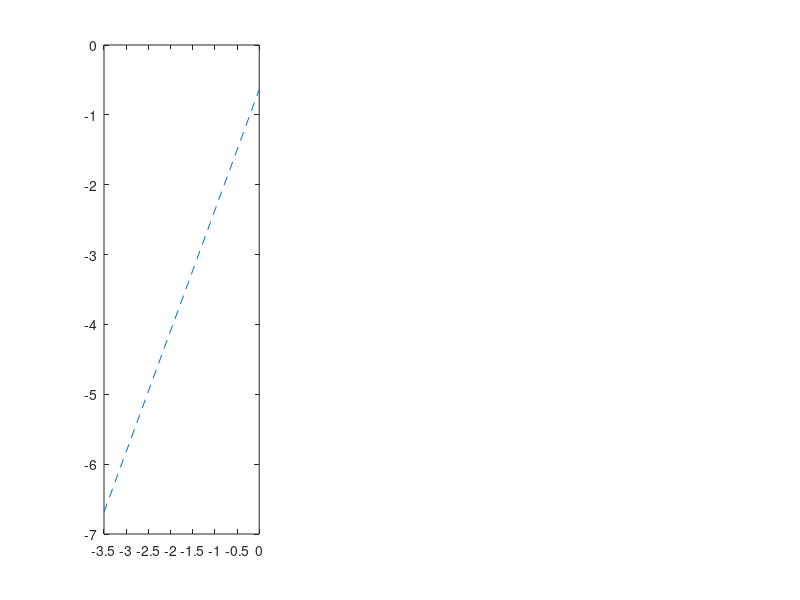

Source code (MATLAB): (Note: this script raises an error after producing the figure.)
%% Alm Study %%%%%%%%%%%%%%%%%%%%%%%%%%%%%%%%%%%%%%%%%%%%%%%%%%%%%%%%%%%%%%
load alm_uclust_25K.mat;
c = @cmu.colors;

%% Human A %%%%%%%%%%% 
[M_A,N_A] = size(stoolA);
data_A = stoolA ./ repmat(sum(stoolA),M_A,1);
days_A = stoolA_days;

%Find most prevalent species;
prevs_A = sum(data_A>0,2);
most_prev_A = N_A/2;
most_prev_inds_A = find(prevs_A >= most_prev_A);

%Find most abundant species;
abunds_A = mean(data_A,2);

%% Do analysis on abundant and prevalent OTUs
most_abd_A = -3;
abd_inds_A = find(log10(abunds_A) > most_abd_A);
abd_inds_A = intersect(abd_inds_A,most_prev_inds_A);

%% Update data
data_A = data_A(abd_inds_A,:);
[M_A,N_A] = size(data_A);

%Find most abundant species;
abunds_A = mean(data_A,2);

%Update tax info
tax_A = tax(abd_inds_A);
ptax_A = ptax(abd_inds_A);
ctax_A = ctax(abd_inds_A);
otax_A = otax(abd_inds_A);
ftax_A = ftax(abd_inds_A);
gtax_A = gtax(abd_inds_A);

proteo_inds_A = find(strcmp('Proteobacteria',ptax_A));

%% Taylor's Law
means_A = mean(data_A,2);
vars_A = var(data_A')';
[coefs_A,s_A] = polyfit(log10(means_A),log10(vars_A),1);
ste_coefs_A = sqrt(diag(inv(s_A.R)*inv(s_A.R')).*s_A.normr.^2./s_A.df);
beta_A = coefs_A(1);
ste_beta_A = ste_coefs_A(1);

%Variability of Taylor's law exponent within human A
W_A = floor(N_A / 6);
betas_A = [];
for i = 1:floor(N_A/W_A)
   inds = (i-1)*W_A + (1:W_A); 
   data_W = data_A(:,inds);
   means_W = mean(data_W,2);
   vars_W = var(data_W')';
   keep_inds = find(log10(means_W) > -100);
   [beta_W,s_W] = polyfit(log10(means_W(keep_inds)),log10(vars_W(keep_inds)),1);
   betas_A(i) = beta_W(1);
end

%Find spiking strains on a single day
fc_cut_A = 25;
SW_A = 1;
fcs_A = [];
for i = 1:N_A-SW_A+1;
   inds = i + (1:SW_A) - 1; 
   noninds = setdiff(1:N_A,inds);
   data_W = data_A(:,inds);
   data_NW = data_A(:,noninds);
   means_W = mean(data_W,2);
   means_NW = mean(data_NW,2);
   fc_A = means_W./means_NW;
   fcs_A(:,i) = fc_A;
end
max_fcs_A = max(fcs_A')';
spike_inds_A = find(max_fcs_A > fc_cut_A); % > 25x fold-change in single day  
nonspike_inds_A = setdiff(1:length(abunds_A),spike_inds_A);
proteo_spike_inds_A = intersect(proteo_inds_A,spike_inds_A);

%Find spiking OTUs during travel period
travel_inds_A = find(stoolA_days >= 71 & stoolA_days <= 122);
nontravel_inds_A = setdiff(1:length(stoolA_days),travel_inds_A);
travel_fcs_A = fcs_A(:,travel_inds_A);
max_travel_fcs_A = max(travel_fcs_A')';
travel_spike_inds_A = find(max_travel_fcs_A > fc_cut_A); % > 25x fold-change in single day  
nontravel_spike_inds_A = setdiff(1:length(abunds_A),travel_spike_inds_A);


%Outliers
out_inds_A = [];
nonout_inds_A = [];

for i = 1:length(abunds_A)
    x = log10(abunds_A(i));
    y = log10(vars_A(i));
    yhat = polyval(coefs_A,x);
    if abs(y-yhat) > log10(6) %6 fold change
        out_inds_A = [out_inds_A i];
    else
        nonout_inds_A = [nonout_inds_A i];
    end  
end


%Deviations of OTUs from Taylor's law
deviations_A = [];
for i = 1:length(abunds_A)
    x = log10(abunds_A(i));
    y = log10(vars_A(i));
    yhat = polyval(coefs_A,x);
    deviations_A(i) = 10^(y-yhat);       
end


%% Human B %%%%%%%%%%% 
[M_B,N_B] = size(stoolB);
data_B = stoolB ./ repmat(sum(stoolB),M_B,1);
days_B = stoolB_days;

%Find most prevalent species;
prevs_B = sum(data_B>0,2);
most_prev_B = N_B/2;
most_prev_inds_B = find(prevs_B >= most_prev_B);

%Find most abundant species;
abunds_B = mean(data_B,2);


%% Do analysis on abundant and prevalent OTUs
most_abd_B = -3;
abd_inds_B = find(log10(abunds_B) > most_abd_B);
abd_inds_B = intersect(abd_inds_B,most_prev_inds_B);

%% Update data
data_B = data_B(abd_inds_B,:);
[M_B,N_B] = size(data_B);

%Find most abundant species;
abunds_B = mean(data_B,2);

%Update tax info
tax_B = tax(abd_inds_B);
ptax_B = ptax(abd_inds_B);
ctax_B = ctax(abd_inds_B);
otax_B = otax(abd_inds_B);
ftax_B = ftax(abd_inds_B);
gtax_B = gtax(abd_inds_B);

proteo_inds_B = find(strcmp('Proteobacteria',ptax_B));

%% Taylor's Law
means_B = mean(data_B,2);
vars_B = var(data_B')';
[coefs_B,s_B] = polyfit(log10(means_B),log10(vars_B),1);
ste_coefs_B = sqrt(diag(inv(s_B.R)*inv(s_B.R')).*s_B.normr.^2./s_B.df);
beta_B = coefs_B(1);
ste_beta_B = ste_coefs_B(1);

%Variability of Taylor's law exponent within human B
W_B = floor(N_B / 6);
betas_B = [];
for i = 1:floor(N_B/W_B)
   inds = (i-1)*W_B + (1:W_B); 
   data_W = data_B(:,inds);
   means_W = mean(data_W,2);
   vars_W = var(data_W')';
   keep_inds = find(log10(means_W) > -100);
   [beta_W,s_W] = polyfit(log10(means_W(keep_inds)),log10(vars_W(keep_inds)),1);
   betas_B(i) = beta_W(1);
end

%Find spiking strains on a single day
fc_cut_B = 25;
SW_B = 1;
fcs_B = [];
for i = 1:N_B-SW_B+1;
   inds = i + (1:SW_B) - 1; 
   noninds = setdiff(1:N_B,inds);
   data_W = data_B(:,inds);
   data_NW = data_B(:,noninds);
   means_W = mean(data_W,2);
   means_NW = mean(data_NW,2);
   fc_B = means_W./means_NW;
   fcs_B(:,i) = fc_B;
end
max_fcs_B = max(fcs_B')';
spike_inds_B = find(max_fcs_B > fc_cut_B); % > 25x fold-change in single day  
nonspike_inds_B = setdiff(1:length(abunds_B),spike_inds_B);
proteo_spike_inds_B = intersect(proteo_inds_B,spike_inds_B);

%Find spiking OTUs during illness period
ill_inds_B = find(stoolB_days >= 151 & stoolB_days <= 159);
nonill_inds_B = setdiff(1:length(stoolB_days),ill_inds_B);
ill_fcs_B = fcs_B(:,ill_inds_B);
max_ill_fcs_B = max(ill_fcs_B')';
ill_spike_inds_B = find(max_ill_fcs_B > fc_cut_B); % > 25x fold-change in single day  
nonill_spike_inds_B = setdiff(1:length(abunds_B),ill_spike_inds_B);

%Outliers
out_inds_B = [];
nonout_inds_B = [];

for i = 1:length(abunds_B)
    x = log10(abunds_B(i));
    y = log10(vars_B(i));
    yhat = polyval(coefs_B,x);
    if abs(y-yhat) > log10(6) %6 fold change
        out_inds_B = [out_inds_B i];
    else
        nonout_inds_B = [nonout_inds_B i];
    end  
end

%Deviations of OTUs from Taylor's law
deviations_B = [];
for i = 1:length(abunds_B)
    x = log10(abunds_B(i));
    y = log10(vars_B(i));
    yhat = polyval(coefs_B,x);
    deviations_B(i) = 10^(y-yhat);       
end







%% Caporaso study %%%%%%%%%%%%%%%%%%%%%%%%%%%%%%%%%%%%%%%%%%%%%%%%%%%%%%%%%
load caporaso_uclust_17K.mat;



%% Human M3 %%%%%%%%%%% 
[M_m3,N_m3] = size(m3);
data_m3 = m3 ./ repmat(sum(m3),M_m3,1);
days_m3 = m3_days;

%Find most prevalent species;
prevs_m3 = sum(data_m3>0,2);
most_prev_m3 = N_m3/2;
most_prev_inds_m3 = find(prevs_m3 >= most_prev_m3);

%Find most abundant species;
abunds_m3 = mean(data_m3,2);


%% Do analysis on only abundant and prevalent OTUs
most_abd_m3 = -3;
abd_inds_m3 = find(log10(abunds_m3) > most_abd_m3);
abd_inds_m3 = intersect(abd_inds_m3,most_prev_inds_m3);

%% Update data
data_m3 = data_m3(abd_inds_m3,:);
[M_m3,N_m3] = size(data_m3);

%Find most abundant species;
abunds_m3 = mean(data_m3,2);

%Update tax info
tax_m3 = tax(abd_inds_m3);
ptax_m3 = ptax(abd_inds_m3);
ctax_m3 = ctax(abd_inds_m3);
otax_m3 = otax(abd_inds_m3);
ftax_m3 = ftax(abd_inds_m3);
gtax_m3 = gtax(abd_inds_m3);


%% Taylor's Law
means_m3 = mean(data_m3,2);
vars_m3 = var(data_m3')';
[coefs_m3,s_m3] = polyfit(log10(means_m3),log10(vars_m3),1);
ste_coefs_m3 = sqrt(diag(inv(s_m3.R)*inv(s_m3.R')).*s_m3.normr.^2./s_m3.df);
beta_m3 = coefs_m3(1);
ste_beta_m3 = ste_coefs_m3(1);

%Variability of Taylor's law exponent within human M3
W_m3 = floor(N_m3 / 6);
betas_m3 = [];
for i = 1:floor(N_m3/W_m3)
   inds = (i-1)*W_m3 + (1:W_m3); 
   data_W = data_m3(:,inds);
   means_W = mean(data_W,2);
   vars_W = var(data_W')';
   keep_inds = find(log10(means_W) > -100);
   [beta_W,s_W] = polyfit(log10(means_W(keep_inds)),log10(vars_W(keep_inds)),1);
   betas_m3(i) = beta_W(1);
end



%% Human F4 %%%%%%%%%%% 
[M_f4,N_f4] = size(f4);
data_f4 = f4 ./ repmat(sum(f4),M_f4,1);
days_f4 = f4_days;

%Find most prevalent species;
prevs_f4 = sum(data_f4>0,2);
most_prev_f4 = N_f4/2;
most_prev_inds_f4 = find(prevs_f4 >= most_prev_f4);

%Find most abundant species;
abunds_f4 = mean(data_f4,2);


%% Do analysis on only abundant and prevalent OTUS (cutoff made prior to 16S normalization)
most_abd_f4 = -3;
abd_inds_f4 = find(log10(abunds_f4) > most_abd_f4);
abd_inds_f4 = intersect(abd_inds_f4,most_prev_inds_f4);

%% Update data
data_f4 = data_f4(abd_inds_f4,:);
[M_f4,N_f4] = size(data_f4);

%Find most abundant species;
abunds_f4 = mean(data_f4,2);

%Update tax info
tax_f4 = tax(abd_inds_f4);
ptax_f4 = ptax(abd_inds_f4);
ctax_f4 = ctax(abd_inds_f4);
otax_f4 = otax(abd_inds_f4);
ftax_f4 = ftax(abd_inds_f4);
gtax_f4 = gtax(abd_inds_f4);




%% Taylor's Law
means_f4 = mean(data_f4,2);
vars_f4 = var(data_f4')';
[coefs_f4,s_f4] = polyfit(log10(means_f4),log10(vars_f4),1);
ste_coefs_f4 = sqrt(diag(inv(s_f4.R)*inv(s_f4.R')).*s_f4.normr.^2./s_f4.df);
beta_f4 = coefs_f4(1);
ste_beta_f4 = ste_coefs_f4(1);

%Variability of Taylor's law exponent within human F4
W_f4 = floor(N_f4 / 6);
betas_f4 = [];
for i = 1:floor(N_f4/W_f4)
   inds = (i-1)*W_f4 + (1:W_f4); 
   data_W = data_f4(:,inds);
   means_W = mean(data_W,2);
   vars_W = var(data_W')';
   keep_inds = find(log10(means_W) > -100);
   [beta_W,s_W] = polyfit(log10(means_W(keep_inds)),log10(vars_W(keep_inds)),1);
   betas_f4(i) = beta_W(1);
end














%% Carmody study %%%%%%%%%%%%%%%%%%%%%%%%%%%%%%%%%%%%%%%%%%%%%%%%%%%%%%%%%
load mice_uclust_25K.mat;


%% Set up mice data %%%%%%%%%%%%%%%%%%%%% 
[M,N] = size(lf1);
data_hf1 = hf1 ./ repmat(sum(hf1),M,1);
data_hf2 = hf2 ./ repmat(sum(hf2),M,1);
data_hf3 = hf3 ./ repmat(sum(hf3),M,1);
data_lf1 = lf1 ./ repmat(sum(lf1),M,1);
data_lf2 = lf2 ./ repmat(sum(lf2),M,1);
data_lf3 = lf3 ./ repmat(sum(lf3),M,1);

%Find most prevalent species;
[M_hf1,N_hf1] = size(data_hf1);
prevs_hf1 = sum(data_hf1>0,2);
most_prev_hf1 = N_hf1/2;
most_prev_inds_hf1 = find(prevs_hf1 >= most_prev_hf1);

[M_hf2,N_hf2] = size(data_hf2);
prevs_hf2 = sum(data_hf2>0,2);
most_prev_hf2 = N_hf2/2;
most_prev_inds_hf2 = find(prevs_hf2 >= most_prev_hf2);

[M_hf3,N_hf3] = size(data_hf3);
prevs_hf3 = sum(data_hf3>0,2);
most_prev_hf3 = N_hf3/2;
most_prev_inds_hf3 = find(prevs_hf3 >= most_prev_hf3);

[M_lf1,N_lf1] = size(data_lf1);
prevs_lf1 = sum(data_lf1>0,2);
most_prev_lf1 = N_lf1/2;
most_prev_inds_lf1 = find(prevs_lf1 >= most_prev_lf1);

[M_lf2,N_lf2] = size(data_lf2);
prevs_lf2 = sum(data_lf2>0,2);
most_prev_lf2 = N_lf2/2;
most_prev_inds_lf2 = find(prevs_lf2 >= most_prev_lf2);

[M_lf3,N_lf3] = size(data_lf3);
prevs_lf3 = sum(data_lf3>0,2);
most_prev_lf3 = N_lf3/2;
most_prev_inds_lf3 = find(prevs_lf3 >= most_prev_lf3);


%Find most abundant species;
abunds_hf1 = mean(data_hf1,2);
abunds_hf2 = mean(data_hf2,2);
abunds_hf3 = mean(data_hf3,2);
abunds_lf1 = mean(data_lf1,2);
abunds_lf2 = mean(data_lf2,2);
abunds_lf3 = mean(data_lf3,2);


%% Do analysis on only abundant and prevalent OTUS
most_abd_hf1 = -3;
abd_inds_hf1 = find(log10(abunds_hf1) > most_abd_hf1);
abd_inds_hf1 = intersect(abd_inds_hf1,most_prev_inds_hf1);
most_abd_hf2 = -3;
abd_inds_hf2 = find(log10(abunds_hf2) > most_abd_hf2);
abd_inds_hf2 = intersect(abd_inds_hf2,most_prev_inds_hf2);
most_abd_hf3 = -3;
abd_inds_hf3 = find(log10(abunds_hf3) > most_abd_hf3);
abd_inds_hf3 = intersect(abd_inds_hf3,most_prev_inds_hf3);
most_abd_lf1 = -3;
abd_inds_lf1 = find(log10(abunds_lf1) > most_abd_lf1);
abd_inds_lf1 = intersect(abd_inds_lf1,most_prev_inds_lf1);
most_abd_lf2 = -3;
abd_inds_lf2 = find(log10(abunds_lf2) > most_abd_lf2);
abd_inds_lf2 = intersect(abd_inds_lf2,most_prev_inds_lf2);
most_abd_lf3 = -3;
abd_inds_lf3 = find(log10(abunds_lf3) > most_abd_lf3);
abd_inds_lf3 = intersect(abd_inds_lf3,most_prev_inds_lf3);



%% Update data
data_hf1 = data_hf1(abd_inds_hf1,:);
data_hf2 = data_hf2(abd_inds_hf2,:);
data_hf3 = data_hf3(abd_inds_hf3,:);
data_lf1 = data_lf1(abd_inds_lf1,:);
data_lf2 = data_lf2(abd_inds_lf2,:);
data_lf3 = data_lf3(abd_inds_lf3,:);
[M,N] = size(data_hf1);

%Find Means;
means_hf1 = mean(data_hf1,2);
means_hf2 = mean(data_hf2,2);
means_hf3 = mean(data_hf3,2);
means_lf1 = mean(data_lf1,2);
means_lf2 = mean(data_lf2,2);
means_lf3 = mean(data_lf3,2);

%Find variances
vars_hf1 = var(data_hf1')';
vars_hf2 = var(data_hf2')';
vars_hf3 = var(data_hf3')';
vars_lf1 = var(data_lf1')';
vars_lf2 = var(data_lf2')';
vars_lf3 = var(data_lf3')';






%% Estimate coefficients

%HF1
[coefs_hf1,s_hf1] = polyfit(log10(means_hf1),log10(vars_hf1),1);
ste_coefs_hf1 = sqrt(diag(inv(s_hf1.R)*inv(s_hf1.R')).*s_hf1.normr.^2./s_hf1.df);
beta_hf1 = coefs_hf1(1);
ste_beta_hf1 = ste_coefs_hf1(1);

%HF2
[coefs_hf2,s_hf2] = polyfit(log10(means_hf2),log10(vars_hf2),1);
ste_coefs_hf2 = sqrt(diag(inv(s_hf2.R)*inv(s_hf2.R')).*s_hf2.normr.^2./s_hf2.df);
beta_hf2 = coefs_hf2(1);
ste_beta_hf2 = ste_coefs_hf2(1);

%HF3
[coefs_hf3,s_hf3] = polyfit(log10(means_hf3),log10(vars_hf3),1);
ste_coefs_hf3 = sqrt(diag(inv(s_hf3.R)*inv(s_hf3.R')).*s_hf3.normr.^2./s_hf3.df);
beta_hf3 = coefs_hf3(1);
ste_beta_hf3 = ste_coefs_hf3(1);

%LF1
[coefs_lf1,s_lf1] = polyfit(log10(means_lf1),log10(vars_lf1),1);
ste_coefs_lf1 = sqrt(diag(inv(s_lf1.R)*inv(s_lf1.R')).*s_lf1.normr.^2./s_lf1.df);
beta_lf1 = coefs_lf1(1);
ste_beta_lf1 = ste_coefs_lf1(1);

%LF2
[coefs_lf2,s_lf2] = polyfit(log10(means_lf2),log10(vars_lf2),1);
ste_coefs_lf2 = sqrt(diag(inv(s_lf2.R)*inv(s_lf2.R')).*s_lf2.normr.^2./s_lf2.df);
beta_lf2 = coefs_lf2(1);
ste_beta_lf2 = ste_coefs_lf2(1);

%LF3
[coefs_lf3,s_lf3] = polyfit(log10(means_lf3),log10(vars_lf3),1);
ste_coefs_lf3 = sqrt(diag(inv(s_lf3.R)*inv(s_lf3.R')).*s_lf3.normr.^2./s_lf3.df);
beta_lf3 = coefs_lf3(1);
ste_beta_lf3 = ste_coefs_lf3(1);



%% Combine high fat and low fat diets

%High Fat
means_hf = [means_hf1;means_hf2;means_hf3];
vars_hf = [vars_hf1;vars_hf2;vars_hf3];
[coefs_hf,s_hf] = polyfit(log10(means_hf),log10(vars_hf),1);
ste_coefs_hf = sqrt(diag(inv(s_hf.R)*inv(s_hf.R')).*s_hf.normr.^2./s_hf.df);
beta_hf = coefs_hf(1);
ste_beta_hf = ste_coefs_hf(1);

%Low Fat
means_lf = [means_lf1;means_lf2;means_lf3];
vars_lf = [vars_lf1;vars_lf2;vars_lf3];
[coefs_lf,s_lf] = polyfit(log10(means_lf),log10(vars_lf),1);
ste_coefs_lf = sqrt(diag(inv(s_lf.R)*inv(s_lf.R')).*s_lf.normr.^2./s_lf.df);
beta_lf = coefs_lf(1);
ste_beta_lf = ste_coefs_lf(1);


betas_hf = [beta_hf1 beta_hf2 beta_hf3];
betas_lf = [beta_lf1 beta_lf2 beta_lf3];














%% Plotting %%%%%%%%%%%%%%%%%%%%%%%%%%%%%%%%%%%%%%%%%%%%%%%%%%%%%%%%%%%%%
f1 = figure;



%Human A
subplot(1,3,1);
p1a = plot(-3.5:.1:0,polyval(coefs_A,-3.5:.1:0),'--');
p1a.LineWidth = 1.5;
p1a.Color = c('matlab maroon');
hold on
p1b = plot(log10(means_A(nonspike_inds_A)),log10(vars_A(nonspike_inds_A)),'.');
p1b.Color = c('black');
p1b.MarkerSize = 22;
hold on
p1c = plot(log10(means_A(spike_inds_A)),log10(vars_A(spike_inds_A)),'.');
p1c.Color = c('salmon');
p1c.MarkerSize = 22;
hold on
p1d = plot(log10(means_A(travel_spike_inds_A)),log10(vars_A(travel_spike_inds_A)),'.');
p1d.Color = c('deep sky blue');
p1d.MarkerSize = 22;
hold off
set(gca,'xlim',[-3.5,-.5]);
set(gca,'XTick',[-3,-2,-1]);
set(gca,'XTickLabel',{'10^{-3}','10^{-2}','10^{-1}'});
set(gca,'ylim',[-8,-1]);
set(gca,'YTick',[-7,-5,-3,-1]);
set(gca,'YTickLabel',{'10^{-7}','10^{-5}','10^{-3}','10^{-1}'});
set(gca,'FontSize',13);
set(gca,'LineWidth',1);
set(gca,'FontName','Arial');
xlabel('Average abundance, <X>');
ylabel('Temporal variance, \sigma^2_{X}');
title('Human A','FontSize',16,'FontWeight','Normal');
box off
ll1 = legend([p1d,p1c],{'Travel-related OTUs','Other spiking OTUs'});
ll1.FontSize = 11;
ll1.Location = 'SouthEast';
legend boxoff;

%Human B
subplot(1,3,2);
p2a = plot(-3.5:.1:0,polyval(coefs_B,-3.5:.1:0),'--');
p2a.LineWidth = 1.5;
p2a.Color = c('matlab blue');
hold on
p2b = plot(log10(means_B(nonspike_inds_B)),log10(vars_B(nonspike_inds_B)),'.');
p2b.Color = c('black');
p2b.MarkerSize = 22;
hold on
p2c = plot(log10(means_B(spike_inds_B)),log10(vars_B(spike_inds_B)),'.');
p2c.Color = c('salmon');
p2c.MarkerSize = 22;
hold on
p2d = plot(log10(means_B(ill_spike_inds_B)),log10(vars_B(ill_spike_inds_B)),'.');
p2d.Color = c('deep sky blue');
p2d.MarkerSize = 22;
hold off
set(gca,'xlim',[-3.5,-.5]);
set(gca,'XTick',[-3,-2,-1]);
set(gca,'XTickLabel',{'10^{-3}','10^{-2}','10^{-1}'});
set(gca,'ylim',[-8,-1]);
set(gca,'YTick',[-7,-5,-3,-1]);
set(gca,'YTickLabel',{'10^{-7}','10^{-5}','10^{-3}','10^{-1}'});
set(gca,'FontSize',13);
set(gca,'LineWidth',1);
set(gca,'FontName','Arial');
xlabel('Average abundance, <X>');
%ylabel('log_{10} Temporal variance (\sigma^2_{X})');
title('Human B','FontSize',16,'FontWeight','Normal');
box off
ll2 = legend([p2d,p2c],{'Infection-related OTUs','Other spiking OTUs'});
ll2.FontSize = 11;
ll2.Location = 'SouthEast';
legend boxoff;

%Mice LFPP
subplot(1,3,3);
p3a = plot(-3.5:.1:0,polyval(coefs_lf,-3.5:.1:0),'--');
p3a.LineWidth = 1.5;
p3a.Color = c('matlab green');
hold on
p3b = plot(log10(means_lf),log10(vars_lf),'.');
p3b.Color = c('black');
p3b.MarkerSize = 22;
hold off
set(gca,'xlim',[-3.5,0]);
set(gca,'XTick',[-3,-2,-1,0]);
set(gca,'XTickLabel',{'10^{-3}','10^{-2}','10^{-1}','10^{0}'});
set(gca,'ylim',[-8,-1]);
set(gca,'YTick',[-7,-5,-3,-1]);
set(gca,'YTickLabel',{'10^{-7}','10^{-5}','10^{-3}','10^{-1}'});
set(gca,'FontSize',13);
set(gca,'LineWidth',1);
set(gca,'FontName','Arial');
xlabel('Average abundance, <X>');
title('Mice (LFPP Diet)','FontSize',16,'FontWeight','Normal');
box off






%% Numbers

%A
beta_A;
betas_A;

%B
beta_B;
betas_B;

%M3
betas_m3;
betas_m3;

%F4
coefs_f4;
betas_f4;

%HF
beta_hf;
beta_hf1;
beta_hf2;
beta_hf3;
mean(betas_hf);
std(betas_hf);

%LF
beta_lf;
beta_lf1;
beta_lf2;
beta_lf3;
mean(betas_lf);
std(betas_lf);











